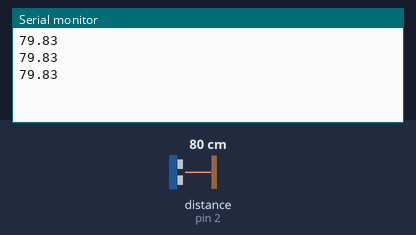
Recording of a sketch running on a simulated Arduino Uno, built with avr-gcc and run on an emulated ATmega328P. Shown: the last lines printed to the serial monitor. Wiring (inferred from the names in the program): ultrasonic range finder: trigger pin 3; echo pin 2. Inputs (shaded band) come from the test bench; at power-on: distance to the obstacle (sensor on pin 2) 80 cm. The echo pulse lasts 58.3 µs per cm.

Above: at 1.3 s.
1.4 s: distance to the obstacle (sensor on pin 2) set to 2 cm
At 1.9 s:
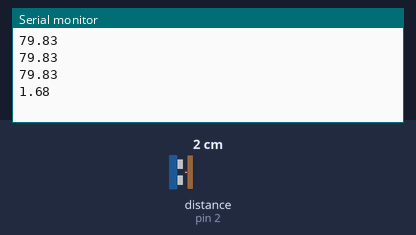
2.9 s: distance to the obstacle (sensor on pin 2) set to 4 cm
At 3.4 s:
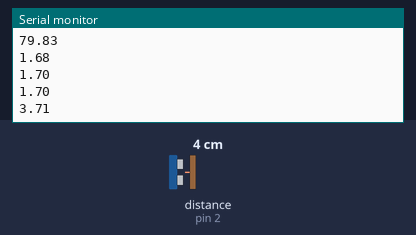
Timing chart, 0 to 5.9 s (numbered marks = the images above; inputs shaded):
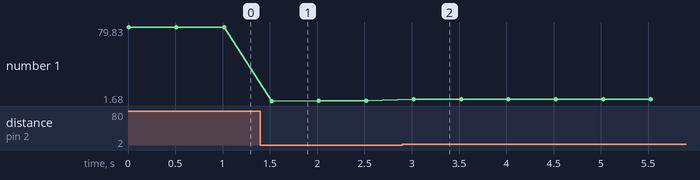

Measured:
- after the input at 1.4 s, the serial monitor: prints a new line after 0.12 s (image 1)
- after the input at 2.9 s, the serial monitor: prints a new line after 0.12 s (image 2)
- plotted number 1: 79.83 → 1.7 after the input at 1.4 s, 1.7 → 3.71 after the input at 2.9 s

The sketch:

distanceReader.ino
```cpp
const int trigPin = 3;       // trigger pin for distance
const int echoPin = 2;       // echo pin for distance


void setup() {
  pinMode(trigPin, OUTPUT);  // make the trigger an output
  pinMode(echoPin, INPUT);   // make the echo an input
  Serial.begin(9600);        // start up the serial port
}

void loop() {
  float duration;
  float distance;
  digitalWrite(trigPin, LOW);  // drop the trigger pulse
  delayMicroseconds(2);        // wait a tiny amount
  digitalWrite(trigPin, HIGH); // raise the trigger pulse
  delayMicroseconds(10);       // we want a pulse width of 10 microseconds
  digitalWrite(trigPin, LOW);  // drop the trigger pulse
  duration = pulseIn(echoPin, HIGH); // measure the pulse
  distance = (duration/2.0)/29.1;
  Serial.println(distance);          // print out the distance
  delay(500);                        // wait half a second
}
```
